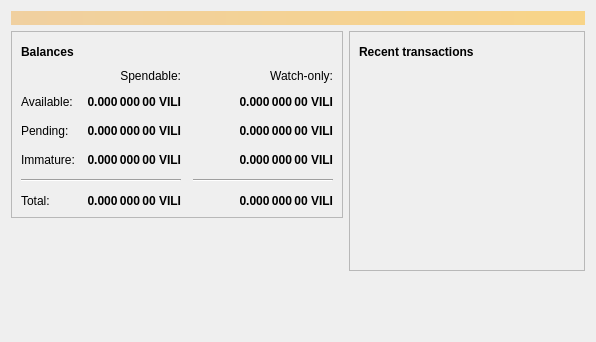
<?xml version="1.0" encoding="UTF-8"?>
<ui version="4.0">
 <class>OverviewPage</class>
 <widget class="QWidget" name="OverviewPage">
  <property name="geometry">
   <rect>
    <x>0</x>
    <y>0</y>
    <width>596</width>
    <height>342</height>
   </rect>
  </property>
  <property name="windowTitle">
   <string>Form</string>
  </property>
  <layout class="QVBoxLayout" name="topLayout">
   <item>
    <widget class="QLabel" name="labelAlerts">
     <property name="visible">
      <bool>false</bool>
     </property>
     <property name="styleSheet">
      <string notr="true">QLabel { background-color: qlineargradient(x1: 0, y1: 0, x2: 1, y2: 0, stop:0 #F0D0A0, stop:1 #F8D488); color:#000000; }</string>
     </property>
     <property name="wordWrap">
      <bool>true</bool>
     </property>
     <property name="margin">
      <number>3</number>
     </property>
     <property name="textInteractionFlags">
      <set>Qt::TextSelectableByMouse</set>
     </property>
    </widget>
   </item>
   <item>
    <layout class="QHBoxLayout" name="horizontalLayout" stretch="1,1">
     <item>
      <layout class="QVBoxLayout" name="verticalLayout_2">
       <item>
        <widget class="QFrame" name="frame">
         <property name="frameShape">
          <enum>QFrame::StyledPanel</enum>
         </property>
         <property name="frameShadow">
          <enum>QFrame::Raised</enum>
         </property>
         <layout class="QVBoxLayout" name="verticalLayout_4">
          <item>
           <layout class="QHBoxLayout" name="horizontalLayout_4">
            <item>
             <widget class="QLabel" name="label_5">
              <property name="font">
               <font>
                <weight>75</weight>
                <bold>true</bold>
               </font>
              </property>
              <property name="text">
               <string>Balances</string>
              </property>
             </widget>
            </item>
            <item>
             <widget class="QPushButton" name="labelWalletStatus">
              <property name="enabled">
               <bool>true</bool>
              </property>
              <property name="maximumSize">
               <size>
                <width>30</width>
                <height>16777215</height>
               </size>
              </property>
              <property name="toolTip">
               <string>The displayed information may be out of date. Your wallet automatically synchronizes with the Vilicoin network after a connection is established, but this process has not completed yet.</string>
              </property>
              <property name="text">
               <string/>
              </property>
              <property name="icon">
               <iconset resource="../bitcoin.qrc">
                <normaloff>:/icons/warning</normaloff>
                <disabledoff>:/icons/warning</disabledoff>:/icons/warning</iconset>
              </property>
              <property name="iconSize">
               <size>
                <width>24</width>
                <height>24</height>
               </size>
              </property>
              <property name="flat">
               <bool>true</bool>
              </property>
             </widget>
            </item>
            <item>
             <spacer name="horizontalSpacer_3">
              <property name="orientation">
               <enum>Qt::Horizontal</enum>
              </property>
              <property name="sizeHint" stdset="0">
               <size>
                <width>40</width>
                <height>20</height>
               </size>
              </property>
             </spacer>
            </item>
           </layout>
          </item>
          <item>
           <layout class="QGridLayout" name="gridLayout">
            <property name="spacing">
             <number>12</number>
            </property>
            <item row="2" column="2">
             <widget class="QLabel" name="labelWatchPending">
              <property name="font">
               <font>
                <weight>75</weight>
                <bold>true</bold>
               </font>
              </property>
              <property name="cursor">
               <cursorShape>IBeamCursor</cursorShape>
              </property>
              <property name="toolTip">
               <string>Unconfirmed transactions to watch-only addresses</string>
              </property>
              <property name="text">
               <string notr="true">0.000 000 00 VILI</string>
              </property>
              <property name="alignment">
               <set>Qt::AlignRight|Qt::AlignTrailing|Qt::AlignVCenter</set>
              </property>
              <property name="textInteractionFlags">
               <set>Qt::LinksAccessibleByMouse|Qt::TextSelectableByKeyboard|Qt::TextSelectableByMouse</set>
              </property>
             </widget>
            </item>
            <item row="2" column="1">
             <widget class="QLabel" name="labelUnconfirmed">
              <property name="font">
               <font>
                <weight>75</weight>
                <bold>true</bold>
               </font>
              </property>
              <property name="cursor">
               <cursorShape>IBeamCursor</cursorShape>
              </property>
              <property name="toolTip">
               <string>Total of transactions that have yet to be confirmed, and do not yet count toward the spendable balance</string>
              </property>
              <property name="text">
               <string notr="true">0.000 000 00 VILI</string>
              </property>
              <property name="alignment">
               <set>Qt::AlignRight|Qt::AlignTrailing|Qt::AlignVCenter</set>
              </property>
              <property name="textInteractionFlags">
               <set>Qt::LinksAccessibleByMouse|Qt::TextSelectableByKeyboard|Qt::TextSelectableByMouse</set>
              </property>
             </widget>
            </item>
            <item row="3" column="2">
             <widget class="QLabel" name="labelWatchImmature">
              <property name="font">
               <font>
                <weight>75</weight>
                <bold>true</bold>
               </font>
              </property>
              <property name="cursor">
               <cursorShape>IBeamCursor</cursorShape>
              </property>
              <property name="toolTip">
               <string>Mined balance in watch-only addresses that has not yet matured</string>
              </property>
              <property name="text">
               <string notr="true">0.000 000 00 VILI</string>
              </property>
              <property name="alignment">
               <set>Qt::AlignRight|Qt::AlignTrailing|Qt::AlignVCenter</set>
              </property>
              <property name="textInteractionFlags">
               <set>Qt::LinksAccessibleByMouse|Qt::TextSelectableByKeyboard|Qt::TextSelectableByMouse</set>
              </property>
             </widget>
            </item>
            <item row="4" column="0" colspan="2">
             <widget class="Line" name="line">
              <property name="orientation">
               <enum>Qt::Horizontal</enum>
              </property>
             </widget>
            </item>
            <item row="4" column="2">
             <widget class="Line" name="lineWatchBalance">
              <property name="sizePolicy">
               <sizepolicy hsizetype="Preferred" vsizetype="Fixed">
                <horstretch>0</horstretch>
                <verstretch>0</verstretch>
               </sizepolicy>
              </property>
              <property name="minimumSize">
               <size>
                <width>140</width>
                <height>0</height>
               </size>
              </property>
              <property name="orientation">
               <enum>Qt::Horizontal</enum>
              </property>
             </widget>
            </item>
            <item row="5" column="0">
             <widget class="QLabel" name="labelTotalText">
              <property name="text">
               <string>Total:</string>
              </property>
             </widget>
            </item>
            <item row="3" column="1">
             <widget class="QLabel" name="labelImmature">
              <property name="font">
               <font>
                <weight>75</weight>
                <bold>true</bold>
               </font>
              </property>
              <property name="cursor">
               <cursorShape>IBeamCursor</cursorShape>
              </property>
              <property name="toolTip">
               <string>Mined balance that has not yet matured</string>
              </property>
              <property name="text">
               <string notr="true">0.000 000 00 VILI</string>
              </property>
              <property name="alignment">
               <set>Qt::AlignRight|Qt::AlignTrailing|Qt::AlignVCenter</set>
              </property>
              <property name="textInteractionFlags">
               <set>Qt::LinksAccessibleByMouse|Qt::TextSelectableByKeyboard|Qt::TextSelectableByMouse</set>
              </property>
             </widget>
            </item>
            <item row="2" column="3">
             <spacer name="horizontalSpacer_2">
              <property name="orientation">
               <enum>Qt::Horizontal</enum>
              </property>
              <property name="sizeHint" stdset="0">
               <size>
                <width>40</width>
                <height>20</height>
               </size>
              </property>
             </spacer>
            </item>
            <item row="3" column="0">
             <widget class="QLabel" name="labelImmatureText">
              <property name="text">
               <string>Immature:</string>
              </property>
             </widget>
            </item>
            <item row="5" column="1">
             <widget class="QLabel" name="labelTotal">
              <property name="font">
               <font>
                <weight>75</weight>
                <bold>true</bold>
               </font>
              </property>
              <property name="cursor">
               <cursorShape>IBeamCursor</cursorShape>
              </property>
              <property name="toolTip">
               <string>Your current total balance</string>
              </property>
              <property name="text">
               <string notr="true">0.000 000 00 VILI</string>
              </property>
              <property name="alignment">
               <set>Qt::AlignRight|Qt::AlignTrailing|Qt::AlignVCenter</set>
              </property>
              <property name="textInteractionFlags">
               <set>Qt::LinksAccessibleByMouse|Qt::TextSelectableByKeyboard|Qt::TextSelectableByMouse</set>
              </property>
             </widget>
            </item>
            <item row="5" column="2">
             <widget class="QLabel" name="labelWatchTotal">
              <property name="font">
               <font>
                <weight>75</weight>
                <bold>true</bold>
               </font>
              </property>
              <property name="cursor">
               <cursorShape>IBeamCursor</cursorShape>
              </property>
              <property name="toolTip">
               <string>Current total balance in watch-only addresses</string>
              </property>
              <property name="text">
               <string notr="true">0.000 000 00 VILI</string>
              </property>
              <property name="alignment">
               <set>Qt::AlignRight|Qt::AlignTrailing|Qt::AlignVCenter</set>
              </property>
              <property name="textInteractionFlags">
               <set>Qt::LinksAccessibleByMouse|Qt::TextSelectableByKeyboard|Qt::TextSelectableByMouse</set>
              </property>
             </widget>
            </item>
            <item row="0" column="2">
             <widget class="QLabel" name="labelWatchonly">
              <property name="text">
               <string>Watch-only:</string>
              </property>
              <property name="alignment">
               <set>Qt::AlignRight|Qt::AlignTrailing|Qt::AlignVCenter</set>
              </property>
             </widget>
            </item>
            <item row="1" column="0">
             <widget class="QLabel" name="labelBalanceText">
              <property name="text">
               <string>Available:</string>
              </property>
             </widget>
            </item>
            <item row="1" column="1">
             <widget class="QLabel" name="labelBalance">
              <property name="font">
               <font>
                <weight>75</weight>
                <bold>true</bold>
               </font>
              </property>
              <property name="cursor">
               <cursorShape>IBeamCursor</cursorShape>
              </property>
              <property name="toolTip">
               <string>Your current spendable balance</string>
              </property>
              <property name="text">
               <string notr="true">0.000 000 00 VILI</string>
              </property>
              <property name="alignment">
               <set>Qt::AlignRight|Qt::AlignTrailing|Qt::AlignVCenter</set>
              </property>
              <property name="textInteractionFlags">
               <set>Qt::LinksAccessibleByMouse|Qt::TextSelectableByKeyboard|Qt::TextSelectableByMouse</set>
              </property>
             </widget>
            </item>
            <item row="1" column="2">
             <widget class="QLabel" name="labelWatchAvailable">
              <property name="font">
               <font>
                <weight>75</weight>
                <bold>true</bold>
               </font>
              </property>
              <property name="cursor">
               <cursorShape>IBeamCursor</cursorShape>
              </property>
              <property name="toolTip">
               <string>Your current balance in watch-only addresses</string>
              </property>
              <property name="text">
               <string notr="true">0.000 000 00 VILI</string>
              </property>
              <property name="alignment">
               <set>Qt::AlignRight|Qt::AlignTrailing|Qt::AlignVCenter</set>
              </property>
              <property name="textInteractionFlags">
               <set>Qt::LinksAccessibleByMouse|Qt::TextSelectableByKeyboard|Qt::TextSelectableByMouse</set>
              </property>
             </widget>
            </item>
            <item row="2" column="0">
             <widget class="QLabel" name="labelPendingText">
              <property name="text">
               <string>Pending:</string>
              </property>
             </widget>
            </item>
            <item row="0" column="1">
             <widget class="QLabel" name="labelSpendable">
              <property name="text">
               <string>Spendable:</string>
              </property>
              <property name="alignment">
               <set>Qt::AlignRight|Qt::AlignTrailing|Qt::AlignVCenter</set>
              </property>
             </widget>
            </item>
           </layout>
          </item>
         </layout>
        </widget>
       </item>
       <item>
        <spacer name="verticalSpacer">
         <property name="orientation">
          <enum>Qt::Vertical</enum>
         </property>
         <property name="sizeHint" stdset="0">
          <size>
           <width>20</width>
           <height>40</height>
          </size>
         </property>
        </spacer>
       </item>
      </layout>
     </item>
     <item>
      <layout class="QVBoxLayout" name="verticalLayout_3">
       <item>
        <widget class="QFrame" name="frame_2">
         <property name="frameShape">
          <enum>QFrame::StyledPanel</enum>
         </property>
         <property name="frameShadow">
          <enum>QFrame::Raised</enum>
         </property>
         <layout class="QVBoxLayout" name="verticalLayout">
          <item>
           <layout class="QHBoxLayout" name="horizontalLayout_2">
            <item>
             <widget class="QLabel" name="label_4">
              <property name="font">
               <font>
                <weight>75</weight>
                <bold>true</bold>
               </font>
              </property>
              <property name="text">
               <string>Recent transactions</string>
              </property>
             </widget>
            </item>
            <item>
             <widget class="QPushButton" name="labelTransactionsStatus">
              <property name="enabled">
               <bool>true</bool>
              </property>
              <property name="maximumSize">
               <size>
                <width>30</width>
                <height>16777215</height>
               </size>
              </property>
              <property name="toolTip">
               <string>The displayed information may be out of date. Your wallet automatically synchronizes with the Vilicoin network after a connection is established, but this process has not completed yet.</string>
              </property>
              <property name="text">
               <string/>
              </property>
              <property name="icon">
               <iconset resource="../bitcoin.qrc">
                <normaloff>:/icons/warning</normaloff>
                <disabledoff>:/icons/warning</disabledoff>:/icons/warning</iconset>
              </property>
              <property name="iconSize">
               <size>
                <width>24</width>
                <height>24</height>
               </size>
              </property>
              <property name="flat">
               <bool>true</bool>
              </property>
             </widget>
            </item>
            <item>
             <spacer name="horizontalSpacer">
              <property name="orientation">
               <enum>Qt::Horizontal</enum>
              </property>
              <property name="sizeHint" stdset="0">
               <size>
                <width>40</width>
                <height>20</height>
               </size>
              </property>
             </spacer>
            </item>
           </layout>
          </item>
          <item>
           <widget class="QListView" name="listTransactions">
            <property name="styleSheet">
             <string notr="true">QListView { background: transparent; }</string>
            </property>
            <property name="frameShape">
             <enum>QFrame::NoFrame</enum>
            </property>
            <property name="verticalScrollBarPolicy">
             <enum>Qt::ScrollBarAlwaysOff</enum>
            </property>
            <property name="horizontalScrollBarPolicy">
             <enum>Qt::ScrollBarAlwaysOff</enum>
            </property>
            <property name="selectionMode">
             <enum>QAbstractItemView::NoSelection</enum>
            </property>
           </widget>
          </item>
         </layout>
        </widget>
       </item>
       <item>
        <spacer name="verticalSpacer_2">
         <property name="orientation">
          <enum>Qt::Vertical</enum>
         </property>
         <property name="sizeHint" stdset="0">
          <size>
           <width>20</width>
           <height>40</height>
          </size>
         </property>
        </spacer>
       </item>
      </layout>
     </item>
    </layout>
   </item>
  </layout>
 </widget>
 <resources/>
 <connections/>
</ui>
